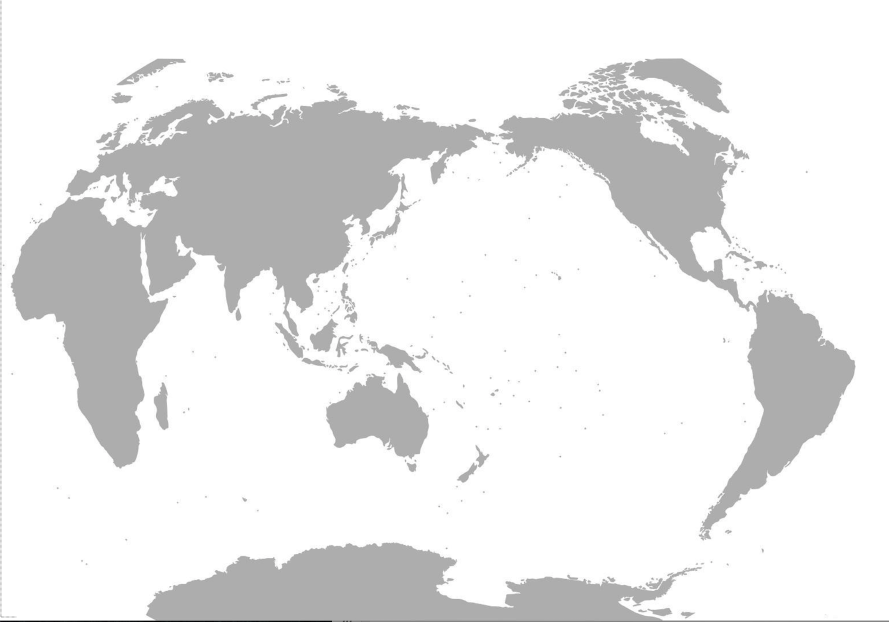
//> input picture Picture/CircleAndRectObej/map_1.png, 2666 x 1864 px (shown at 1/3 size)
$ ./CircleAndRectObj   (built with g++ and OpenCV 4)
//> lines starting //> are read from the running program, lines starting //| are printed output that depends on the picture; after the words box and inside, x2 and y2 are one past the last pixel; in counts of white or black regions, pixels touching at a corner belong together
//-------------------------------------【head file\namesapce declaration】------------------------------
//                         statement:  declare head file and namespace
//-----------------------------------------------------------------------------------------------------
#include <opencv2/core/core.hpp>
#include <opencv2/imgproc/imgproc.hpp>
#include <opencv2/highgui/highgui.hpp>
#include <iostream>
using namespace cv;
using namespace std;

//-------------------------------------【public Variables】---------------------------------------------
//                         statement:  declare global variables
//-----------------------------------------------------------------------------------------------------
Mat g_srcImage,g_grayImage;
int g_nThresh = 200;
int g_nMaxThresh = 255;
RNG g_rng(12345);

//-------------------------------------【public function】---------------------------------------------
//                         statement:  declare global function
//-----------------------------------------------------------------------------------------------------
static void on_ContoursChange(int,void*);

//--------------------------------------【main()function】----------------------------------------------
//                          statement:    our code run from here
//-----------------------------------------------------------------------------------------------------
int main(int argc,char *argv[]){
	g_srcImage = imread("/Users/zhuxiaoxiansheng/Desktop/map_1.png");
//> g_srcImage is the input picture: 1864 rows x 2666 cols, CV_8UC3; mean B, G, R 233.9, 233.9, 233.9
	resize(g_srcImage,g_srcImage,Size(g_srcImage.cols*0.5,g_srcImage.rows*0.5));
//> g_srcImage: 932 rows x 1333 cols, CV_8UC3
	cvtColor(g_srcImage,g_grayImage,COLOR_BGR2GRAY);
	blur(g_grayImage,g_grayImage,Size(3,3));
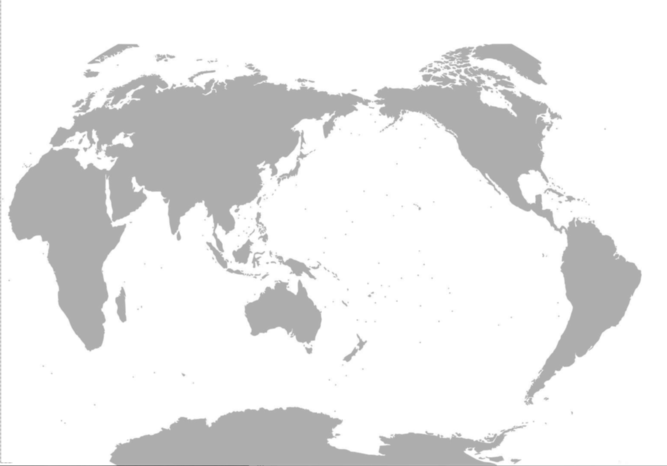
//> g_grayImage: 932 rows x 1333 cols, CV_8UC1 (shown at 1/2 size); min 122, max 255, mean 234
    imshow("srcImage",g_srcImage);
    waitKey();

	namedWindow("show",WINDOW_AUTOSIZE);
    createTrackbar("ThresholdValue: ","show",&g_nThresh,g_nMaxThresh,on_ContoursChange);
    on_ContoursChange(0,0);
    waitKey();

    return(0);
}

//----------------------------------【on_ContoursChange() function】--------------------- --------------
//                          statement:      help function
//-----------------------------------------------------------------------------------------------------
static void on_ContoursChange(int,void*){
	Mat threshold_output;
	vector<vector<Point> >  contours;
	vector<Vec4i> hierarchy;

	threshold(g_grayImage,threshold_output,g_nThresh,255,THRESH_BINARY);
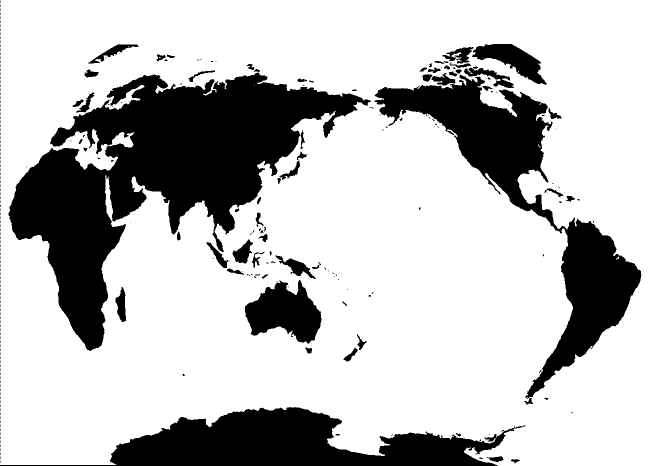
//> threshold_output: 932 rows x 1333 cols, CV_8UC1 (shown at 1/2 size); 75.4% white; 267 black regions (199 under 20 px)

	findContours(threshold_output,contours,hierarchy,RETR_TREE,CHAIN_APPROX_SIMPLE,Point(0,0));
//> contours = 170 contours, 92 with area under 20; largest, box (x1, y1, x2, y2) and area: (0, 0, 1333, 932) 1183021, (16, 144, 743, 703) 149570, (748, 148, 1284, 799) 72074, (489, 559, 644, 689) 12228, (943, 87, 1095, 170) 5376

	vector<vector<Point> > contours_poly(contours.size());
//> contours_poly = 170 empty contours
	vector<Rect> boundRect(contours.size());
	vector<Point2f> center(contours.size());
	vector<float>radius(contours.size());

	for (int i = 0;i < contours.size();i++){
		approxPolyDP(Mat(contours[i]),contours_poly[i],3,true);
		boundRect[i] = boundingRect(Mat(contours_poly[i]));
		minEnclosingCircle(contours_poly[i],center[i],radius[i]);
	}
//> after the loop, contours_poly = 170 contours, 112 with area under 20; largest, box (x1, y1, x2, y2) and area: (0, 0, 1333, 932) 1183810, (16, 144, 743, 703) 149732, (748, 148, 1283, 797) 71978, (489, 559, 643, 689) 12204, (943, 87, 1095, 168) 5299; boundRect = 170 Rects (x, y, width, height), first 8: [0, 0, 1333, 932], [1, 924, 1, 1], [1021, 917, 20, 11], [957, 916, 10, 2], [972, 911, 36, 14], [960, 878, 2, 5], [781, 869, 5, 2], [670, 869, 11, 2]; center = 170 Points (x, y), first 12: [666, 465.5], [1, 924], [1030.5, 920.5], [961.5, 916.5], [989.5, 916.5], [960.5, 880], [783, 869.5], [675, 869.5], [978.5, 867.5], [916.5, 868.5], [1004.5, 861], [1047.5, 851.5]; radius = 170 values, max 812.6 at index 0, min 0.0001 at index 1, mean 16.26

	Mat drawing = Mat::zeros(threshold_output.size(),CV_8UC3);
	for(int i = 0 ; i < contours.size(); i++){
		Scalar color = Scalar(g_rng.uniform(0,255),g_rng.uniform(0,255),g_rng.uniform(0,255));
		drawContours(drawing,contours_poly,i,color,1,8,vector<Vec4i>(),0,Point());
		rectangle(drawing,boundRect[i].tl(),boundRect[i].br(),color,2,8,0);
		circle(drawing,center[i],(int)radius[i],color,2,8,0);
	}
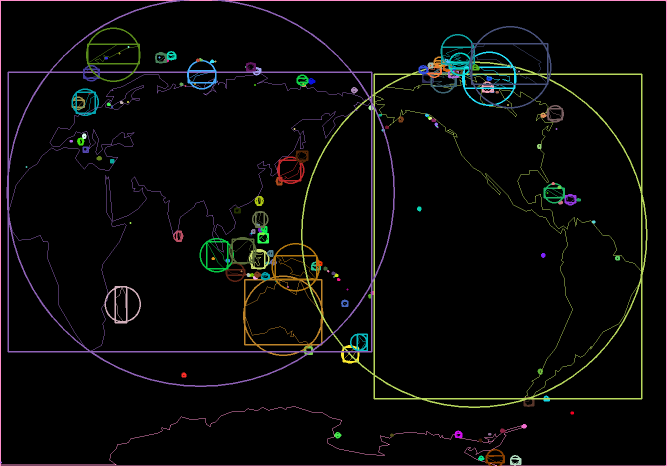
//> drawing: 932 rows x 1333 cols, CV_8UC3 (shown at 1/2 size); mean B, G, R 8.3, 8.9, 9.1

	imshow("show",drawing);

}
